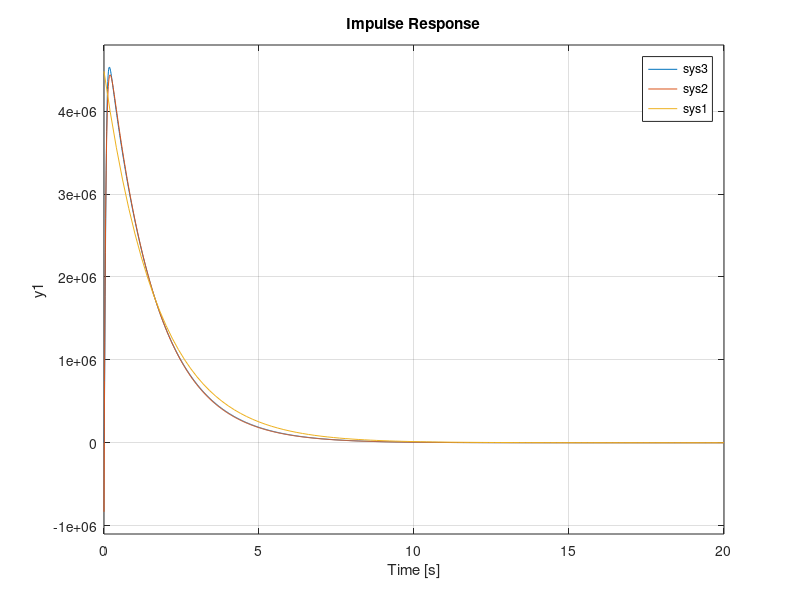

The MATLAB script that drew this image:
a3=[-67.33 -4.514 -0.0113; 256 0 0; 0 256 0];
b3=[256;0;0];
c3=[0 0 331.1];
d3=0;
sys3=ss(a3,b3,c3,d3);
%---------------------------
a2=[-0.5761 6.7215; -0.2528 -18.1592];
b2=[-4.1735*10^6; -0.8815*10^6];
c2=[-1.0734 6.0265];
d2=0;
sys2=ss(a2,b2,c2,d2);
%---------------------------
a1=-0.5761;
b1=-4.1735*10^6;
c1=-1.0734;
d1=0;
sys1=ss(a1,b1,c1,d1)
%---------------------------
tf(sys3)
tf(sys2)
tf(sys1)
impulse(sys3,sys2,sys1), grid on, hold on